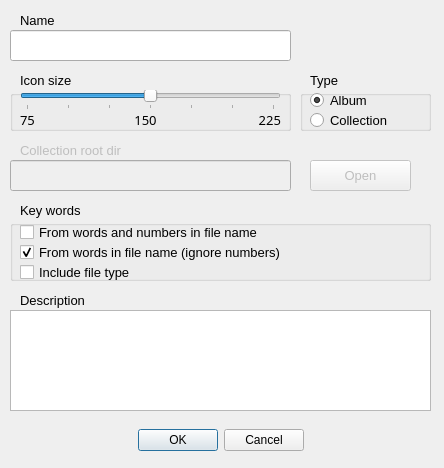
<?xml version="1.0" encoding="UTF-8"?>
<ui version="4.0">
 <class>kbvDBOptionsClass</class>
 <widget class="QDialog" name="kbvDBOptionsClass">
  <property name="windowModality">
   <enum>Qt::WindowModal</enum>
  </property>
  <property name="geometry">
   <rect>
    <x>0</x>
    <y>0</y>
    <width>444</width>
    <height>468</height>
   </rect>
  </property>
  <property name="sizePolicy">
   <sizepolicy hsizetype="Preferred" vsizetype="Preferred">
    <horstretch>0</horstretch>
    <verstretch>0</verstretch>
   </sizepolicy>
  </property>
  <property name="minimumSize">
   <size>
    <width>441</width>
    <height>366</height>
   </size>
  </property>
  <property name="windowTitle">
   <string notr="true"/>
  </property>
  <property name="toolTip">
   <string notr="true"/>
  </property>
  <property name="statusTip">
   <string notr="true"/>
  </property>
  <property name="whatsThis">
   <string notr="true"/>
  </property>
  <property name="accessibleName">
   <string notr="true"/>
  </property>
  <property name="accessibleDescription">
   <string notr="true"/>
  </property>
  <property name="autoFillBackground">
   <bool>true</bool>
  </property>
  <property name="windowFilePath">
   <string notr="true"/>
  </property>
  <property name="modal">
   <bool>true</bool>
  </property>
  <widget class="QDialogButtonBox" name="dbButtonBox">
   <property name="geometry">
    <rect>
     <x>10</x>
     <y>420</y>
     <width>421</width>
     <height>41</height>
    </rect>
   </property>
   <property name="toolTip">
    <string notr="true"/>
   </property>
   <property name="statusTip">
    <string notr="true"/>
   </property>
   <property name="whatsThis">
    <string notr="true"/>
   </property>
   <property name="accessibleName">
    <string notr="true"/>
   </property>
   <property name="accessibleDescription">
    <string notr="true"/>
   </property>
   <property name="standardButtons">
    <set>QDialogButtonBox::Cancel|QDialogButtonBox::Ok</set>
   </property>
   <property name="centerButtons">
    <bool>true</bool>
   </property>
  </widget>
  <widget class="QGroupBox" name="dbGroup01">
   <property name="enabled">
    <bool>true</bool>
   </property>
   <property name="geometry">
    <rect>
     <x>10</x>
     <y>90</y>
     <width>281</width>
     <height>41</height>
    </rect>
   </property>
   <property name="font">
    <font>
     <family>AlArabiya</family>
     <pointsize>11</pointsize>
    </font>
   </property>
   <property name="toolTip">
    <string notr="true"/>
   </property>
   <property name="statusTip">
    <string notr="true"/>
   </property>
   <property name="whatsThis">
    <string notr="true"/>
   </property>
   <property name="accessibleName">
    <string notr="true"/>
   </property>
   <property name="accessibleDescription">
    <string notr="true"/>
   </property>
   <property name="title">
    <string notr="true"/>
   </property>
   <property name="alignment">
    <set>Qt::AlignCenter</set>
   </property>
   <widget class="QSlider" name="dbSizeSlider">
    <property name="geometry">
     <rect>
      <x>10</x>
      <y>0</y>
      <width>261</width>
      <height>20</height>
     </rect>
    </property>
    <property name="toolTip">
     <string notr="true"/>
    </property>
    <property name="statusTip">
     <string notr="true"/>
    </property>
    <property name="whatsThis">
     <string notr="true"/>
    </property>
    <property name="accessibleName">
     <string notr="true"/>
    </property>
    <property name="accessibleDescription">
     <string notr="true"/>
    </property>
    <property name="minimum">
     <number>75</number>
    </property>
    <property name="maximum">
     <number>225</number>
    </property>
    <property name="singleStep">
     <number>25</number>
    </property>
    <property name="pageStep">
     <number>25</number>
    </property>
    <property name="value">
     <number>150</number>
    </property>
    <property name="orientation">
     <enum>Qt::Horizontal</enum>
    </property>
    <property name="tickPosition">
     <enum>QSlider::TicksBelow</enum>
    </property>
    <property name="tickInterval">
     <number>25</number>
    </property>
   </widget>
   <widget class="QLabel" name="dbSizeLbl1">
    <property name="geometry">
     <rect>
      <x>10</x>
      <y>20</y>
      <width>31</width>
      <height>20</height>
     </rect>
    </property>
    <property name="font">
     <font>
      <pointsize>10</pointsize>
     </font>
    </property>
    <property name="toolTip">
     <string notr="true"/>
    </property>
    <property name="statusTip">
     <string notr="true"/>
    </property>
    <property name="whatsThis">
     <string notr="true"/>
    </property>
    <property name="accessibleName">
     <string notr="true"/>
    </property>
    <property name="accessibleDescription">
     <string notr="true"/>
    </property>
    <property name="text">
     <string notr="true">75</string>
    </property>
   </widget>
   <widget class="QLabel" name="dbSizeLbl3">
    <property name="geometry">
     <rect>
      <x>240</x>
      <y>20</y>
      <width>31</width>
      <height>20</height>
     </rect>
    </property>
    <property name="font">
     <font>
      <pointsize>10</pointsize>
     </font>
    </property>
    <property name="toolTip">
     <string notr="true"/>
    </property>
    <property name="statusTip">
     <string notr="true"/>
    </property>
    <property name="whatsThis">
     <string notr="true"/>
    </property>
    <property name="accessibleName">
     <string notr="true"/>
    </property>
    <property name="accessibleDescription">
     <string notr="true"/>
    </property>
    <property name="text">
     <string notr="true">225</string>
    </property>
    <property name="alignment">
     <set>Qt::AlignRight|Qt::AlignTrailing|Qt::AlignVCenter</set>
    </property>
   </widget>
   <widget class="QLabel" name="dbSizeLbl2">
    <property name="geometry">
     <rect>
      <x>120</x>
      <y>20</y>
      <width>31</width>
      <height>20</height>
     </rect>
    </property>
    <property name="font">
     <font>
      <pointsize>10</pointsize>
     </font>
    </property>
    <property name="toolTip">
     <string notr="true"/>
    </property>
    <property name="statusTip">
     <string notr="true"/>
    </property>
    <property name="whatsThis">
     <string notr="true"/>
    </property>
    <property name="accessibleName">
     <string notr="true"/>
    </property>
    <property name="accessibleDescription">
     <string notr="true"/>
    </property>
    <property name="text">
     <string notr="true">150</string>
    </property>
    <property name="alignment">
     <set>Qt::AlignCenter</set>
    </property>
   </widget>
  </widget>
  <widget class="QLineEdit" name="dbLineEdit1">
   <property name="geometry">
    <rect>
     <x>10</x>
     <y>30</y>
     <width>281</width>
     <height>31</height>
    </rect>
   </property>
   <property name="toolTip">
    <string notr="true"/>
   </property>
   <property name="statusTip">
    <string notr="true"/>
   </property>
   <property name="whatsThis">
    <string notr="true"/>
   </property>
   <property name="accessibleName">
    <string notr="true"/>
   </property>
   <property name="accessibleDescription">
    <string notr="true"/>
   </property>
   <property name="inputMask">
    <string notr="true"/>
   </property>
   <property name="text">
    <string notr="true"/>
   </property>
  </widget>
  <widget class="QLabel" name="dbNameLbl">
   <property name="geometry">
    <rect>
     <x>20</x>
     <y>10</y>
     <width>271</width>
     <height>20</height>
    </rect>
   </property>
   <property name="font">
    <font>
     <pointsize>10</pointsize>
     <weight>50</weight>
     <bold>false</bold>
    </font>
   </property>
   <property name="toolTip">
    <string notr="true"/>
   </property>
   <property name="statusTip">
    <string notr="true"/>
   </property>
   <property name="whatsThis">
    <string notr="true"/>
   </property>
   <property name="accessibleName">
    <string notr="true"/>
   </property>
   <property name="accessibleDescription">
    <string notr="true"/>
   </property>
   <property name="text">
    <string notr="true">Name</string>
   </property>
   <property name="textInteractionFlags">
    <set>Qt::NoTextInteraction</set>
   </property>
  </widget>
  <widget class="QTextEdit" name="dbTextEdit">
   <property name="geometry">
    <rect>
     <x>10</x>
     <y>310</y>
     <width>421</width>
     <height>101</height>
    </rect>
   </property>
   <property name="toolTip">
    <string notr="true"/>
   </property>
   <property name="statusTip">
    <string notr="true"/>
   </property>
   <property name="whatsThis">
    <string notr="true"/>
   </property>
   <property name="accessibleName">
    <string notr="true"/>
   </property>
   <property name="accessibleDescription">
    <string notr="true"/>
   </property>
   <property name="html">
    <string notr="true">&lt;!DOCTYPE HTML PUBLIC &quot;-//W3C//DTD HTML 4.0//EN&quot; &quot;http://www.w3.org/TR/REC-html40/strict.dtd&quot;&gt;
&lt;html&gt;&lt;head&gt;&lt;meta name=&quot;qrichtext&quot; content=&quot;1&quot; /&gt;&lt;style type=&quot;text/css&quot;&gt;
p, li { white-space: pre-wrap; }
&lt;/style&gt;&lt;/head&gt;&lt;body style=&quot; font-family:'Sans Serif'; font-size:9pt; font-weight:400; font-style:normal;&quot;&gt;
&lt;p style=&quot;-qt-paragraph-type:empty; margin-top:0px; margin-bottom:0px; margin-left:0px; margin-right:0px; -qt-block-indent:0; text-indent:0px; font-family:'Sans'; font-size:12pt;&quot;&gt;&lt;br /&gt;&lt;/p&gt;&lt;/body&gt;&lt;/html&gt;</string>
   </property>
   <property name="acceptRichText">
    <bool>false</bool>
   </property>
  </widget>
  <widget class="QLabel" name="dbCommentLbl">
   <property name="geometry">
    <rect>
     <x>20</x>
     <y>290</y>
     <width>281</width>
     <height>20</height>
    </rect>
   </property>
   <property name="font">
    <font>
     <pointsize>10</pointsize>
    </font>
   </property>
   <property name="toolTip">
    <string notr="true"/>
   </property>
   <property name="statusTip">
    <string notr="true"/>
   </property>
   <property name="whatsThis">
    <string notr="true"/>
   </property>
   <property name="accessibleName">
    <string notr="true"/>
   </property>
   <property name="accessibleDescription">
    <string notr="true"/>
   </property>
   <property name="text">
    <string notr="true">Description</string>
   </property>
   <property name="textInteractionFlags">
    <set>Qt::NoTextInteraction</set>
   </property>
  </widget>
  <widget class="QLabel" name="dbSliderLbl">
   <property name="geometry">
    <rect>
     <x>20</x>
     <y>70</y>
     <width>271</width>
     <height>20</height>
    </rect>
   </property>
   <property name="font">
    <font>
     <pointsize>10</pointsize>
    </font>
   </property>
   <property name="toolTip">
    <string notr="true"/>
   </property>
   <property name="statusTip">
    <string notr="true"/>
   </property>
   <property name="whatsThis">
    <string notr="true"/>
   </property>
   <property name="accessibleName">
    <string notr="true"/>
   </property>
   <property name="accessibleDescription">
    <string notr="true"/>
   </property>
   <property name="text">
    <string notr="true">Icon size</string>
   </property>
   <property name="textInteractionFlags">
    <set>Qt::NoTextInteraction</set>
   </property>
  </widget>
  <widget class="QGroupBox" name="dbGroup03">
   <property name="enabled">
    <bool>true</bool>
   </property>
   <property name="geometry">
    <rect>
     <x>10</x>
     <y>220</y>
     <width>421</width>
     <height>61</height>
    </rect>
   </property>
   <property name="font">
    <font>
     <family>AlArabiya</family>
     <pointsize>11</pointsize>
    </font>
   </property>
   <property name="toolTip">
    <string notr="true"/>
   </property>
   <property name="statusTip">
    <string notr="true"/>
   </property>
   <property name="whatsThis">
    <string notr="true"/>
   </property>
   <property name="accessibleName">
    <string notr="true"/>
   </property>
   <property name="accessibleDescription">
    <string notr="true"/>
   </property>
   <property name="title">
    <string notr="true"/>
   </property>
   <property name="alignment">
    <set>Qt::AlignCenter</set>
   </property>
   <widget class="QCheckBox" name="dbKeyCheck1">
    <property name="geometry">
     <rect>
      <x>10</x>
      <y>0</y>
      <width>401</width>
      <height>24</height>
     </rect>
    </property>
    <property name="font">
     <font>
      <family>Ubuntu</family>
      <pointsize>10</pointsize>
     </font>
    </property>
    <property name="toolTip">
     <string notr="true"/>
    </property>
    <property name="statusTip">
     <string notr="true"/>
    </property>
    <property name="whatsThis">
     <string notr="true"/>
    </property>
    <property name="accessibleName">
     <string notr="true"/>
    </property>
    <property name="accessibleDescription">
     <string notr="true"/>
    </property>
    <property name="text">
     <string notr="true">From words and numbers in file name</string>
    </property>
    <property name="shortcut">
     <string notr="true"/>
    </property>
    <property name="autoExclusive">
     <bool>true</bool>
    </property>
   </widget>
   <widget class="QCheckBox" name="dbKeyCheck2">
    <property name="geometry">
     <rect>
      <x>10</x>
      <y>20</y>
      <width>401</width>
      <height>24</height>
     </rect>
    </property>
    <property name="font">
     <font>
      <family>Ubuntu</family>
      <pointsize>10</pointsize>
     </font>
    </property>
    <property name="toolTip">
     <string notr="true"/>
    </property>
    <property name="statusTip">
     <string notr="true"/>
    </property>
    <property name="whatsThis">
     <string notr="true"/>
    </property>
    <property name="accessibleName">
     <string notr="true"/>
    </property>
    <property name="accessibleDescription">
     <string notr="true"/>
    </property>
    <property name="text">
     <string notr="true">From words in file name (ignore numbers)</string>
    </property>
    <property name="shortcut">
     <string notr="true"/>
    </property>
    <property name="checked">
     <bool>true</bool>
    </property>
    <property name="autoExclusive">
     <bool>true</bool>
    </property>
   </widget>
   <widget class="QCheckBox" name="dbKeyCheck3">
    <property name="geometry">
     <rect>
      <x>10</x>
      <y>40</y>
      <width>401</width>
      <height>24</height>
     </rect>
    </property>
    <property name="font">
     <font>
      <family>Ubuntu</family>
      <pointsize>10</pointsize>
     </font>
    </property>
    <property name="toolTip">
     <string notr="true"/>
    </property>
    <property name="statusTip">
     <string notr="true"/>
    </property>
    <property name="whatsThis">
     <string notr="true"/>
    </property>
    <property name="accessibleName">
     <string notr="true"/>
    </property>
    <property name="accessibleDescription">
     <string notr="true"/>
    </property>
    <property name="text">
     <string notr="true">Include file type</string>
    </property>
    <property name="shortcut">
     <string notr="true"/>
    </property>
   </widget>
  </widget>
  <widget class="QLabel" name="dbKeyWordLbl">
   <property name="geometry">
    <rect>
     <x>20</x>
     <y>200</y>
     <width>401</width>
     <height>20</height>
    </rect>
   </property>
   <property name="font">
    <font>
     <pointsize>10</pointsize>
    </font>
   </property>
   <property name="toolTip">
    <string notr="true"/>
   </property>
   <property name="statusTip">
    <string notr="true"/>
   </property>
   <property name="whatsThis">
    <string notr="true"/>
   </property>
   <property name="accessibleName">
    <string notr="true"/>
   </property>
   <property name="accessibleDescription">
    <string notr="true"/>
   </property>
   <property name="text">
    <string notr="true">Key words</string>
   </property>
   <property name="textInteractionFlags">
    <set>Qt::NoTextInteraction</set>
   </property>
  </widget>
  <widget class="QGroupBox" name="dbGroup02">
   <property name="enabled">
    <bool>true</bool>
   </property>
   <property name="geometry">
    <rect>
     <x>300</x>
     <y>90</y>
     <width>131</width>
     <height>41</height>
    </rect>
   </property>
   <property name="font">
    <font>
     <family>AlArabiya</family>
     <pointsize>11</pointsize>
    </font>
   </property>
   <property name="toolTip">
    <string notr="true"/>
   </property>
   <property name="statusTip">
    <string notr="true"/>
   </property>
   <property name="whatsThis">
    <string notr="true"/>
   </property>
   <property name="accessibleName">
    <string notr="true"/>
   </property>
   <property name="accessibleDescription">
    <string notr="true"/>
   </property>
   <property name="title">
    <string notr="true"/>
   </property>
   <property name="alignment">
    <set>Qt::AlignCenter</set>
   </property>
   <widget class="QRadioButton" name="dbTypeButt2">
    <property name="geometry">
     <rect>
      <x>10</x>
      <y>20</y>
      <width>121</width>
      <height>21</height>
     </rect>
    </property>
    <property name="font">
     <font>
      <family>Ubuntu</family>
      <pointsize>10</pointsize>
     </font>
    </property>
    <property name="toolTip">
     <string notr="true"/>
    </property>
    <property name="statusTip">
     <string notr="true"/>
    </property>
    <property name="whatsThis">
     <string notr="true"/>
    </property>
    <property name="accessibleName">
     <string notr="true"/>
    </property>
    <property name="accessibleDescription">
     <string notr="true"/>
    </property>
    <property name="text">
     <string notr="true">Collection</string>
    </property>
    <property name="shortcut">
     <string notr="true"/>
    </property>
   </widget>
   <widget class="QRadioButton" name="dbTypeButt1">
    <property name="geometry">
     <rect>
      <x>10</x>
      <y>0</y>
      <width>121</width>
      <height>21</height>
     </rect>
    </property>
    <property name="font">
     <font>
      <family>Ubuntu</family>
      <pointsize>10</pointsize>
     </font>
    </property>
    <property name="toolTip">
     <string notr="true"/>
    </property>
    <property name="statusTip">
     <string notr="true"/>
    </property>
    <property name="whatsThis">
     <string notr="true"/>
    </property>
    <property name="accessibleName">
     <string notr="true"/>
    </property>
    <property name="accessibleDescription">
     <string notr="true"/>
    </property>
    <property name="text">
     <string notr="true">Album</string>
    </property>
    <property name="shortcut">
     <string notr="true"/>
    </property>
    <property name="checked">
     <bool>true</bool>
    </property>
   </widget>
  </widget>
  <widget class="QLabel" name="dbTypeLbl">
   <property name="geometry">
    <rect>
     <x>310</x>
     <y>70</y>
     <width>111</width>
     <height>20</height>
    </rect>
   </property>
   <property name="font">
    <font>
     <pointsize>10</pointsize>
    </font>
   </property>
   <property name="toolTip">
    <string notr="true"/>
   </property>
   <property name="statusTip">
    <string notr="true"/>
   </property>
   <property name="whatsThis">
    <string notr="true"/>
   </property>
   <property name="accessibleName">
    <string notr="true"/>
   </property>
   <property name="accessibleDescription">
    <string notr="true"/>
   </property>
   <property name="text">
    <string notr="true">Type</string>
   </property>
   <property name="textInteractionFlags">
    <set>Qt::NoTextInteraction</set>
   </property>
  </widget>
  <widget class="QLabel" name="dbRootLbl">
   <property name="enabled">
    <bool>false</bool>
   </property>
   <property name="geometry">
    <rect>
     <x>20</x>
     <y>140</y>
     <width>261</width>
     <height>20</height>
    </rect>
   </property>
   <property name="font">
    <font>
     <pointsize>10</pointsize>
    </font>
   </property>
   <property name="toolTip">
    <string notr="true"/>
   </property>
   <property name="statusTip">
    <string notr="true"/>
   </property>
   <property name="whatsThis">
    <string notr="true"/>
   </property>
   <property name="accessibleName">
    <string notr="true"/>
   </property>
   <property name="accessibleDescription">
    <string notr="true"/>
   </property>
   <property name="text">
    <string notr="true">Collection root dir</string>
   </property>
   <property name="textInteractionFlags">
    <set>Qt::NoTextInteraction</set>
   </property>
  </widget>
  <widget class="QLineEdit" name="dbLineEdit2">
   <property name="enabled">
    <bool>false</bool>
   </property>
   <property name="geometry">
    <rect>
     <x>10</x>
     <y>160</y>
     <width>281</width>
     <height>31</height>
    </rect>
   </property>
   <property name="toolTip">
    <string notr="true"/>
   </property>
   <property name="statusTip">
    <string notr="true"/>
   </property>
   <property name="whatsThis">
    <string notr="true"/>
   </property>
   <property name="accessibleName">
    <string notr="true"/>
   </property>
   <property name="accessibleDescription">
    <string notr="true"/>
   </property>
   <property name="inputMask">
    <string notr="true"/>
   </property>
   <property name="text">
    <string notr="true"/>
   </property>
  </widget>
  <widget class="QPushButton" name="dbButtonRootDir">
   <property name="enabled">
    <bool>false</bool>
   </property>
   <property name="geometry">
    <rect>
     <x>310</x>
     <y>160</y>
     <width>101</width>
     <height>31</height>
    </rect>
   </property>
   <property name="font">
    <font>
     <pointsize>10</pointsize>
    </font>
   </property>
   <property name="toolTip">
    <string notr="true"/>
   </property>
   <property name="statusTip">
    <string notr="true"/>
   </property>
   <property name="whatsThis">
    <string notr="true"/>
   </property>
   <property name="accessibleName">
    <string notr="true"/>
   </property>
   <property name="accessibleDescription">
    <string notr="true"/>
   </property>
   <property name="text">
    <string notr="true">Open</string>
   </property>
  </widget>
 </widget>
 <layoutdefault spacing="6" margin="11"/>
 <tabstops>
  <tabstop>dbLineEdit1</tabstop>
  <tabstop>dbSizeSlider</tabstop>
  <tabstop>dbTypeButt1</tabstop>
  <tabstop>dbTypeButt2</tabstop>
  <tabstop>dbLineEdit2</tabstop>
  <tabstop>dbButtonRootDir</tabstop>
  <tabstop>dbKeyCheck1</tabstop>
  <tabstop>dbKeyCheck2</tabstop>
  <tabstop>dbKeyCheck3</tabstop>
  <tabstop>dbTextEdit</tabstop>
  <tabstop>dbButtonBox</tabstop>
 </tabstops>
 <resources/>
 <connections/>
</ui>
